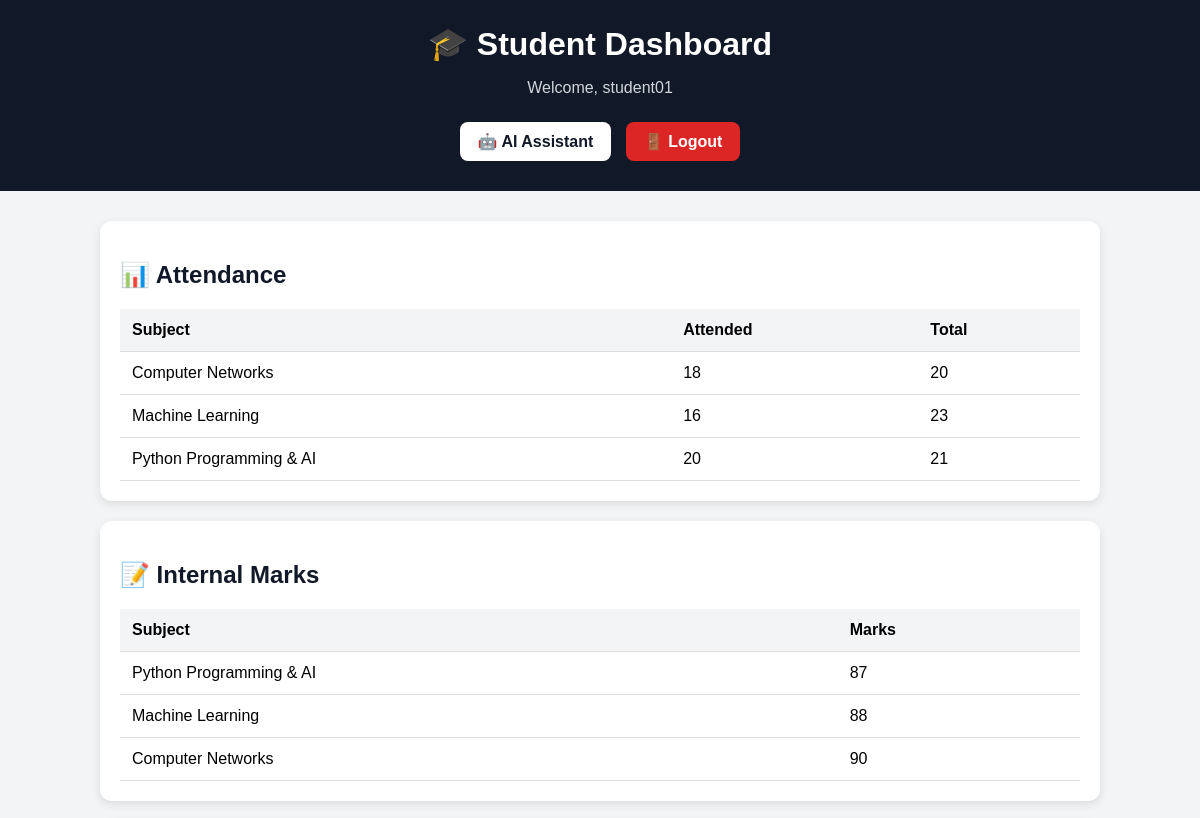
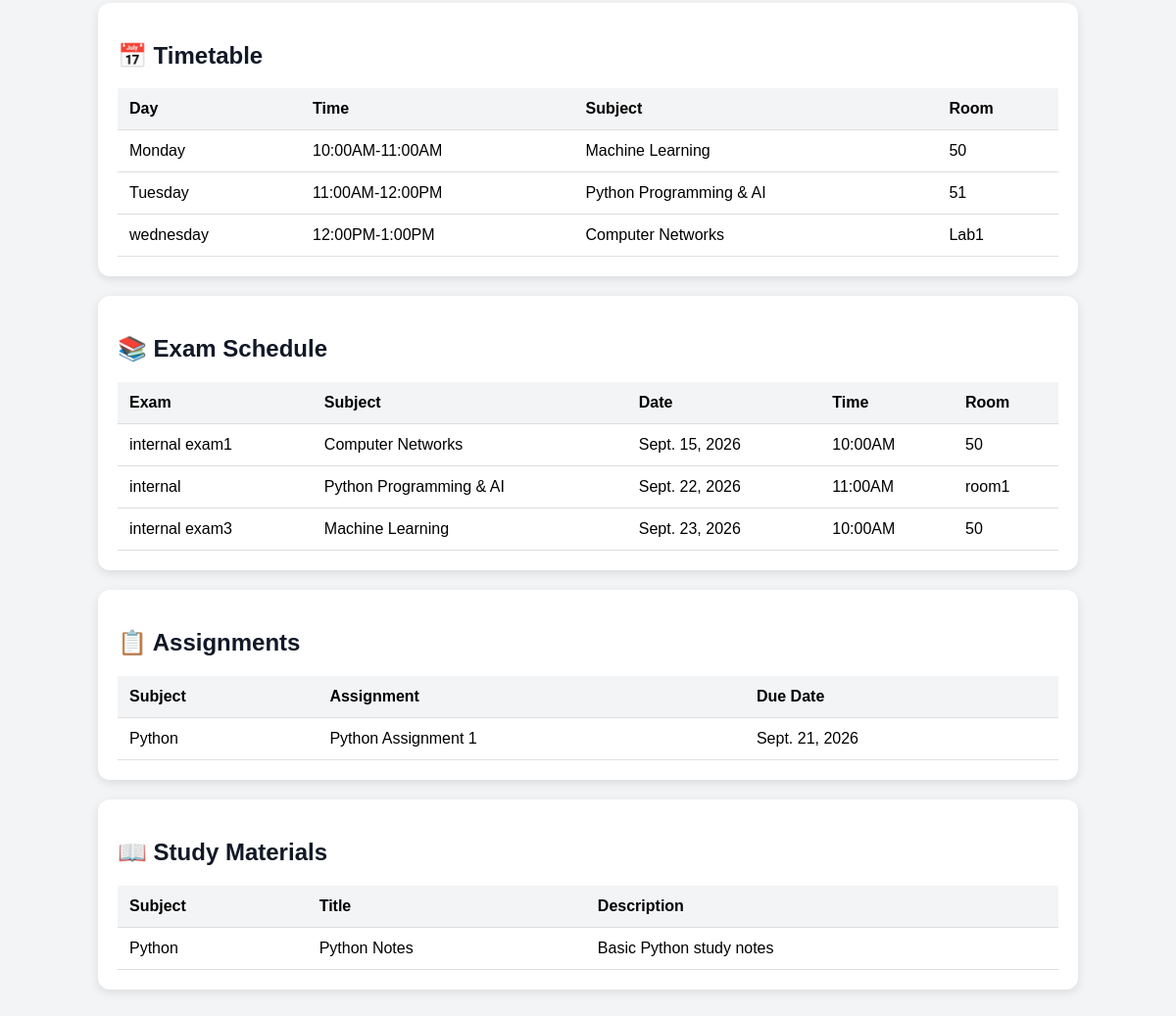
The app's page /dashboard/ (signed in) with its own data (2 pictures, top to bottom).
### student/models.py (models this page shows, shortened)
class Attendance(models.Model):
    student = models.ForeignKey(User, on_delete=models.CASCADE)
    subject = models.CharField(max_length=100)
    attended_classes = models.PositiveIntegerField(default=0)
    total_classes = models.PositiveIntegerField(default=0)

class InternalMark(models.Model):
    student = models.ForeignKey(User, on_delete=models.CASCADE)
    subject = models.CharField(max_length=100)
    marks = models.PositiveIntegerField(default=0)

class Timetable(models.Model):
    day = models.CharField(max_length=20)
    time = models.CharField(max_length=30)
    subject = models.CharField(max_length=100)
    room = models.CharField(max_length=50)

class ExamSchedule(models.Model):
    exam_name = models.CharField(max_length=100)
    subject = models.CharField(max_length=100)
    exam_date = models.DateField()
    exam_time = models.CharField(max_length=30)
    room = models.CharField(max_length=50)

class Assignment(models.Model):
    subject = models.CharField(max_length=100)
    title = models.CharField(max_length=200)
    due_date = models.DateField()

class StudyMaterial(models.Model):
    subject = models.CharField(max_length=100)
    title = models.CharField(max_length=200)
    description = models.TextField(blank=True)

### student/views.py (the view)
# urls.py: path("dashboard/", views.dashboard, name="dashboard"),
@login_required
def dashboard(request):
    attendance = Attendance.objects.filter(
        student=request.user
    )
    marks = InternalMark.objects.filter(
        student=request.user
    )
    timetable = Timetable.objects.all()
    exams = ExamSchedule.objects.all()
    assignments = Assignment.objects.all()
    study_materials = StudyMaterial.objects.all()
    return render(
        request,
        "student/dashboard.html",
        {
            "attendance": attendance,
            "marks": marks,
            "timetable": timetable,
            "exams": exams,
            "assignments": assignments,
            "study_materials": study_materials,
        }
    )

### student/templates/student/dashboard.html (shortened to what this page needs)
<!DOCTYPE html>
<html>
<head>
</head>
<body>
<header>
    <h1>🎓 Student Dashboard</h1>
    <p class="welcome">
        Welcome, {{ request.user.username }}
    </p>
    <div class="nav">
        <a href="{% url 'ai_assistant' %}" class="ai-button">
            🤖 AI Assistant
        </a>
        <a href="{% url 'logout' %}" class="logout">
            🚪 Logout
        </a>
    </div>
</header>
<div class="container">
    <div class="card">
        <h2>📊 Attendance</h2>
        <table>
            <tr>
                <th>Subject</th>
                <th>Attended</th>
                <th>Total</th>
            </tr>
            {% for item in attendance %}
            <tr>
                <td>{{ item.subject }}</td>
                <td>{{ item.attended_classes }}</td>
                <td>{{ item.total_classes }}</td>
            </tr>
            {% empty %}
            <tr>
                <td colspan="3">
                    No attendance data available.
                </td>
            </tr>
            {% endfor %}
        </table>
    </div>
    <div class="card">
        <h2>📝 Internal Marks</h2>
        <table>
            <tr>
                <th>Subject</th>
                <th>Marks</th>
            </tr>
            {% for item in marks %}
            <tr>
                <td>{{ item.subject }}</td>
                <td>{{ item.marks }}</td>
            </tr>
            {% empty %}
            <tr>
                <td colspan="2">
                    No internal marks available.
                </td>
            </tr>
            {% endfor %}
        </table>
    </div>
    <div class="card">
        <h2>📅 Timetable</h2>
        <table>
            <tr>
                <th>Day</th>
                <th>Time</th>
                <th>Subject</th>
                <th>Room</th>
            </tr>
            {% for item in timetable %}
            <tr>
                <td>{{ item.day }}</td>
                <td>{{ item.time }}</td>
                <td>{{ item.subject }}</td>
                <td>{{ item.room }}</td>
            </tr>
            {% empty %}
            <tr>
                <td colspan="4">
                    No timetable available.
                </td>
            </tr>
            {% endfor %}
        </table>
    </div>
    <div class="card">
        <h2>📚 Exam Schedule</h2>
        <table>
            <tr>
                <th>Exam</th>
                <th>Subject</th>
                <th>Date</th>
                <th>Time</th>
                <th>Room</th>
            </tr>
            {% for item in exams %}
            <tr>
                <td>{{ item.exam_name }}</td>
                <td>{{ item.subject }}</td>
                <td>{{ item.exam_date }}</td>
                <td>{{ item.exam_time }}</td>
                <td>{{ item.room }}</td>
            </tr>
            {% empty %}
            <tr>
                <td colspan="5">
                    No exam schedule available.
                </td>
            </tr>
            {% endfor %}
        </table>
    </div>
    <div class="card">
        <h2>📋 Assignments</h2>
        <table>
            <tr>
                <th>Subject</th>
                <th>Assignment</th>
                <th>Due Date</th>
            </tr>
            {% for item in assignments %}
            <tr>
                <td>{{ item.subject }}</td>
                <td>{{ item.title }}</td>
                <td>{{ item.due_date }}</td>
            </tr>
            {% empty %}
            <tr>
                <td colspan="3">
                    No assignments available.
                </td>
            </tr>
            {% endfor %}
        </table>
    </div>
    <div class="card">
        <h2>📖 Study Materials</h2>
        <table>
            <tr>
                <th>Subject</th>
                <th>Title</th>
                <th>Description</th>
            </tr>
            {% for item in study_materials %}
            <tr>
                <td>{{ item.subject }}</td>
                <td>{{ item.title }}</td>
                <td>{{ item.description }}</td>
            </tr>
            {% empty %}
            <tr>
                <td colspan="3">
                    No study materials available.
                </td>
            </tr>
            {% endfor %}
        </table>
    </div>
</div>
</body>
</html>

### student/templates/student/dashboard.html (style rules this page uses)
body { font-family: Arial, sans-serif; background: #f3f4f6; margin: 0; }
header { background: #111827; color: white; padding: 25px; text-align: center; }
header h1 { margin: 0 0 8px; }
.welcome { color: #d1d5db; }
.nav { margin-top: 20px; }
.nav a { display: inline-block; text-decoration: none; padding: 10px 18px; margin: 5px; border-radius: 8px; font-weight: bold; }
.ai-button { background: white; color: #111827; }
.logout { background: #dc2626; color: white; }
.container { width: 90%; max-width: 1000px; margin: 30px auto; }
.card { background: white; padding: 20px; margin-bottom: 20px; border-radius: 12px; box-shadow: 0 3px 10px rgba(0,0,0,0.1); }
h2 { color: #111827; }
table { width: 100%; border-collapse: collapse; }
th, td { padding: 12px; border-bottom: 1px solid #ddd; text-align: left; }
th { background: #f3f4f6; }

### records on screen
Attendance: subject "Computer Networks", attended_classes "18", total_classes "20"
Attendance: subject "Machine Learning", attended_classes "16", total_classes "23"
Attendance: subject "Python Programming & AI", attended_classes "20", total_classes "21"
InternalMark: subject "Python Programming & AI", marks "87"
InternalMark: subject "Machine Learning", marks "88"
InternalMark: subject "Computer Networks", marks "90"
Timetable: day "Monday", time "10:00AM-11:00AM", subject "Machine Learning", room "50"
Timetable: day "Tuesday", time "11:00AM-12:00PM", subject "Python Programming & AI", room "51"
Timetable: day "wednesday", time "12:00PM-1:00PM", subject "Computer Networks", room "Lab1"
ExamSchedule: exam_name "internal exam1", subject "Computer Networks", exam_date "Sept. 15, 2026", exam_time "10:00AM", room "50"
ExamSchedule: exam_name "internal", subject "Python Programming & AI", exam_date "Sept. 22, 2026", exam_time "11:00AM", room "room1"
ExamSchedule: exam_name "internal exam3", subject "Machine Learning", exam_date "Sept. 23, 2026", exam_time "10:00AM", room "50"
Assignment: subject "Python", title "Python Assignment 1", due_date "Sept. 21, 2026"
StudyMaterial: subject "Python", title "Python Notes", description "Basic Python study notes"

### other values on screen
{{ request.user.username }} "student01"
